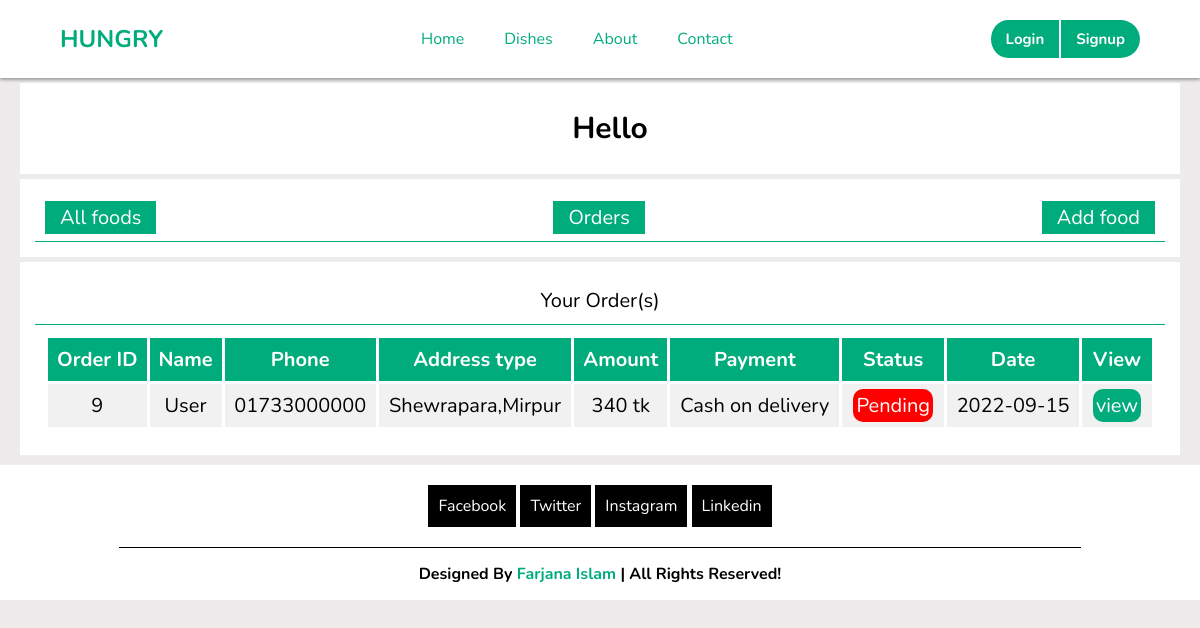
The page /morders.php on the database its author committed.
### tables this page shows
CREATE TABLE `orders` (
  `order_id` int(12) NOT NULL,
  `u_id` varchar(10) NOT NULL,
  `name` varchar(100) NOT NULL,
  `address` varchar(500) NOT NULL,
  `phone` varchar(20) NOT NULL,
  `amount` varchar(10) NOT NULL,
  `pay_m` varchar(50) NOT NULL,
  `status` varchar(5) NOT NULL,
  `time` varchar(10) NOT NULL DEFAULT current_timestamp()
);

### morders.php (the view, shortened to what this page needs)
<?php
include_once 'header.php'
?>
<!DOCTYPE html>
<html lang="en">
<head>
</head>
<body>
<div class="holder">
    <div class="user_name">Hello <span><?php echo $_SESSION['username']; ?></span></div>
    </div>
    <div class="holder">
    <div class="title">
    <div class="c02"><a href="manager_profile.php">All foods</a></div><div class="c02"><a href="morders.php">Orders</a></div><div class="c02"><a href="c.php">Add food</a></div>
    </div>
</div>
    <div class="holder">
    <div class="title">
        <div class="c01" style="margin: auto;">Your Order(s)</div>
    </div>
    <div class="box">
    <?php
    $sql="select * from orders";
    echo '<table style="width:100%">
      <tr>
          <th>Order ID</th>
          <th>Name</th>
          <th>Phone</th>
		  <th>Address type</th>
          <th>Amount</th>
          <th>Payment</th>
          <th>Status</th>
          <th>Date</th>
          <th>View</th>
      </tr>';
    $res=mysqli_query($con, $sql);
    while($row=mysqli_fetch_assoc($res)){
        $oid=$row ['order_id'];
        $name=$row ['name'];
        $num=$row['phone'];
        $add=$row ['address'];
        $amount=$row['amount'];
        $paym=$row ['pay_m'];
        $status=$row ['status'];
        $date=$row['time'];
        echo '
      <tr>
          <td>'.$oid.'</td>
          <td>'.$name.'</td>
          <td>'.$num.'</td>
		  <td>'.$add.'</td>
          <td>'.$amount.' tk</td>
          <td>'.$paym.'</td>';
            if($status==0){
            echo'<td><a href="order_status.php?statusid=' . $oid . '" class="btn">Pending</a></td>
          <td>'.$date.'</td>';
        }elseif($status==1){
            echo'<td>Delivered</td>
          <td>'.$date.'</td>
          ';
        }
        echo '<td><a href="order_status.php?orderid=' . $oid . '" class="btn" style="background-color:#00AC7C">view</a></td>';
    }
    echo '</table>';
    ?>
    </div>
</div>
</body>
</html>
<?php
include_once 'footer.php'
?>

### style.css (style rules this page uses)
:root { --bgclr: rgb(241, 241, 241); --clrg: #00AC7C; --clrb: #8083FF; --clrbl: black; }
* { margin: 0; padding: 0; font-family: 'Nunito'; }
body { background-color: rgb(237, 235, 235); }
.btn { box-sizing: border-box; background-color: var(--clrg); padding: 10px 20px; text-decoration: none; color: white; border-radius: 10px; transition: 0.2s; }
.holder { background-color: white; margin: 5px 20px; padding: 15px; }
.holder .user_name { width: 100%; font-size: 30px; font-weight: bold; padding: 10px; text-align: center; }
.holder .title { padding: 10px; border-bottom: 1px solid var(--clrg); font-size: 20px; display: flex; justify-content: space-between; align-items: center; }
.holder .box { padding: 10px; font-size: 20px; }
.holder .box table { border-collapse: collapse; text-align: center; }
.holder .box th { background-color: #00AC7C; color: white; font-weight: bold; }
.holder .box th, .holder .box td { padding: 8px; }
.holder .box tr { background-color: var(--bgclr) }
.holder .box table a { background-color: red; margin: 2px; padding: 3px; font-weight: normal; }
.holder .box th, .holder .box td, .holder .box table { border: 3px solid white; }
.c02 a { margin-left: auto; color: var(--clrg); text-decoration: none; padding: 3px 15px; background-color: var(--clrg); color: white; transition: 0.3s; }

### rows shown on the page
orders: order_id "9", name "User", phone "01733000000", address "Shewrapara,Mirpur", amount "340", pay_m "Cash on delivery", time "2022-09-15"
